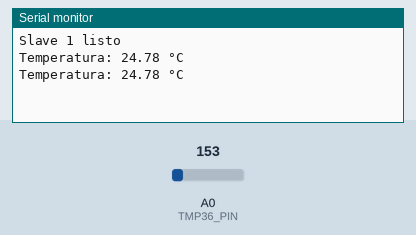
Simulated run of this sketch. Board: Arduino Uno, built with avr-gcc and run on an emulated ATmega328P. Parts: the last lines printed to the serial monitor. The test bench sets the inputs (shaded band); at power-on: A0 (TMP36_PIN) = 153.

Above: at 10.8 s.
10.9 s: A0 (TMP36_PIN) set to 165
At 16.2 s:
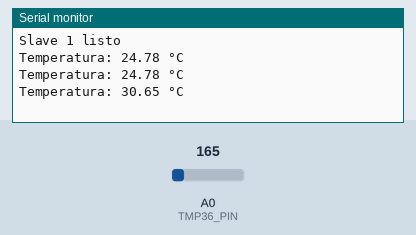
18.4 s: A0 (TMP36_PIN) set to 175
At 21.2 s:
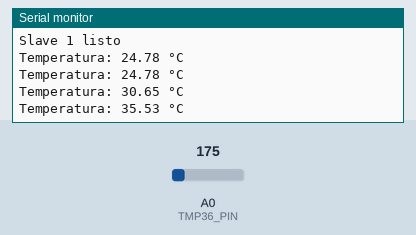
Timing chart, 0 to 22.7 s (numbered marks = the images above; inputs shaded):
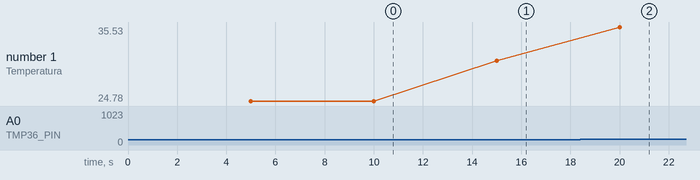

The sketch:

slave_1.ino
```cpp
#include <Wire.h>

// ── Configuración ──────────────────────────────────────
#define SLAVE_ADDRESS 0x08   // Dirección I2C de este slave
#define TMP36_PIN     A0     // Pin analógico del TMP36

// ── Variables globales ─────────────────────────────────
float temperatura = 0.0;
unsigned long ultimaLectura = 0;
const unsigned long INTERVALO = 5000; // 5 segundos

// ── Setup ──────────────────────────────────────────────
void setup() {
  Serial.begin(9600);

  Wire.begin(SLAVE_ADDRESS);         // Inicia I2C como Slave
  Wire.onRequest(enviarTemperatura); // Callback cuando Master pide dato

  Serial.println("Slave 1 listo");
}

// ── Loop ───────────────────────────────────────────────
void loop() {
  unsigned long ahora = millis();

  if (ahora - ultimaLectura >= INTERVALO) {
    ultimaLectura = ahora;

    // Leemos el valor analógico (0-1023) y lo convertimos a voltaje
    int lecturaCruda = analogRead(TMP36_PIN);
    float voltaje = lecturaCruda * (5.0 / 1023.0); // Convertir a voltios
    float lectura = (voltaje * 1000 - 500) / 10.0; // Convertir a °C

    temperatura = lectura;
    Serial.print("Temperatura: ");
    Serial.print(temperatura);
    Serial.println(" °C");
  }
}

// ── Callback I2C ───────────────────────────────────────
void enviarTemperatura() {
  // Convertimos el float a 4 bytes y los enviamos
  byte datos[4];
  memcpy(datos, &temperatura, 4);
  Wire.write(datos, 4);
}
```

Measured:
- after the input at 10.9 s, the serial monitor: prints a new line after 4.1 s (image 1)
- after the input at 18.4 s, the serial monitor: prints a new line after 1.6 s (image 2)
- plotted number 1: 24.78 → 30.65 after the input at 10.9 s, 30.65 → 35.53 after the input at 18.4 s
